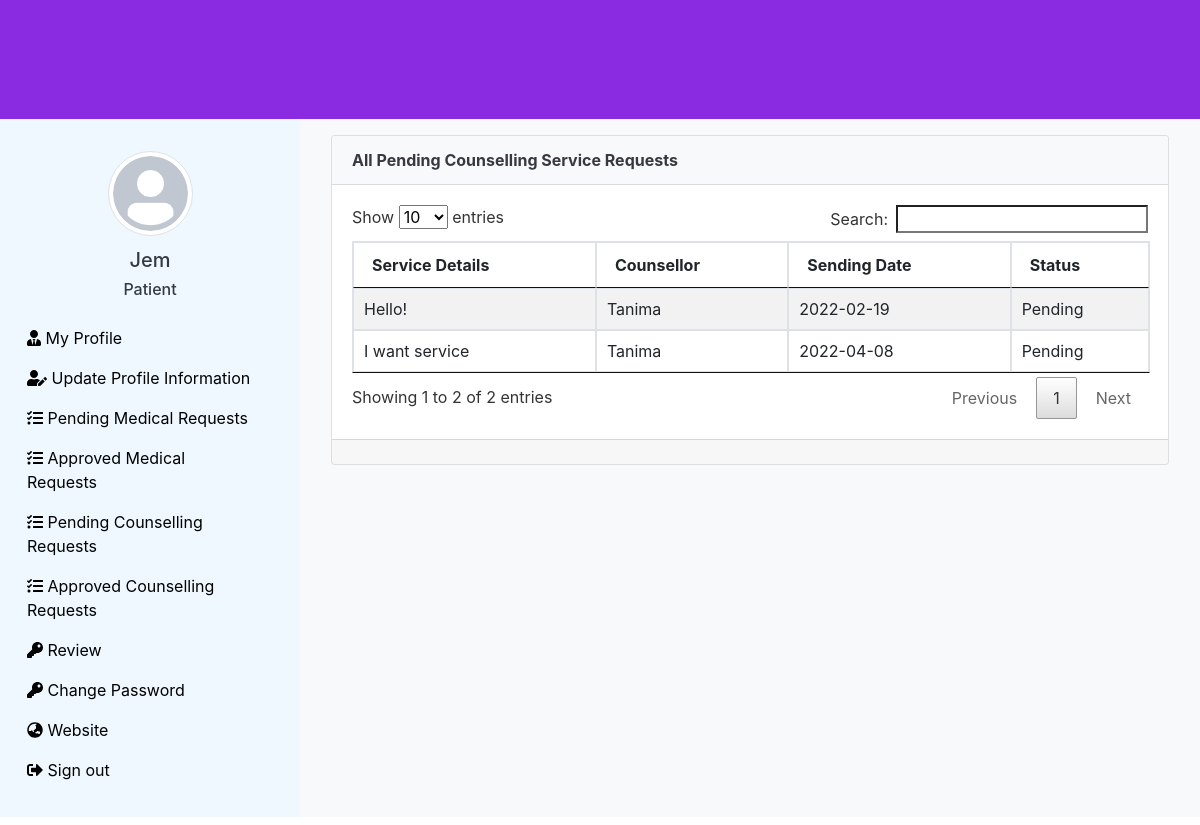
Screenshot of /user-sent-counselling-requests.php (signed in) with the database file from the repository.
### tables this page shows
CREATE TABLE `services` (
  `service_id` bigint(20) NOT NULL,
  `service_details` text NOT NULL,
  `service_request_sending_date` varchar(50) NOT NULL,
  `servicer_id` bigint(20) NOT NULL,
  `user_id` bigint(20) NOT NULL,
  `service_slug` varchar(255) NOT NULL,
  `service_request_pending_status` int(1) NOT NULL DEFAULT 1
);

CREATE TABLE `user` (
  `id` bigint(20) NOT NULL,
  `name` varchar(50) NOT NULL,
  `email` varchar(100) NOT NULL,
  `mobile` varchar(21) NOT NULL,
  `address` text NOT NULL,
  `nid` varchar(50) NOT NULL,
  `password` varchar(32) NOT NULL,
  `photo` varchar(100) DEFAULT NULL,
  `joining_date` varchar(50) DEFAULT NULL,
  `role_id` int(11) NOT NULL,
  `slug` varchar(255) NOT NULL
);

### user-sent-counselling-requests.php (the view, shortened to what this page needs)
<?php
  require_once('functions/function.php');
  $id=$_SESSION['id'];
  $select="SELECT * FROM services INNER JOIN user ON services.servicer_id=user.id WHERE service_request_pending_status='1' AND user_id='$id' ORDER BY service_id DESC";
  $Query=mysqli_query($con,$select);
  ?>
    <section class="content">
      <div class="container-fluid">
        <div class="row">
          <div class="col-md-12">
            <div class="card">
              <div class="card-header bg-light">
                <div class="row">
                  <div class="col-md-10 card_header_text">
                    <b>All Pending Counselling Service Requests</b>
                  </div>
                  <div class="col-md-2 card_header_for_one_button">
                  </div>
                </div>
              </div>
              <div class="card-body">
                <table class="table table-striped table-bordered" id="dataTable">
                  <thead>
                    <tr>
                      <th>Service Details</th>
                      <th>Counsellor</th>
                      <th>Sending Date</th>
                      <th>Status</th>
                    </tr>
                  </thead>
                  <tbody>
                    <?php
                      foreach($Query as $data){
                        $servicer_id=$data['servicer_id'];
                        $services="SELECT role_id FROM user WHERE id='$servicer_id'";
                        $servicer_role=mysqli_query($con,$services);
                        $servicer_role_id=mysqli_fetch_assoc($servicer_role);
                        if($servicer_role_id['role_id']=='3'){
                    ?>
                      <tr>
                        <td><?= $data['service_details']; ?></td>
                        <td><?= $data['name']; ?></td>
                        <td><?= $data['service_request_sending_date']; ?></td>
                        <td>
                          Pending
                        </td>
                      </tr>
                    <?php
                      }
                      }
                    ?>
                  </tbody>
                </table>
              </div>
              <div class="card-footer text-muted">
              </div>
            </div>
          </div>
        </div>
      </div>

### assets/css/style.css (style rules this page uses)
* { margin: 0; padding: 0; outline: 0; }

### rows the page displays
services: service_details "I want service", user.name "Tanima", service_request_sending_date "2022-04-08"
services: service_details "Hello!", user.name "Tanima", service_request_sending_date "2022-02-19"

### other values shown
$_SESSION['name'] "Jem"
